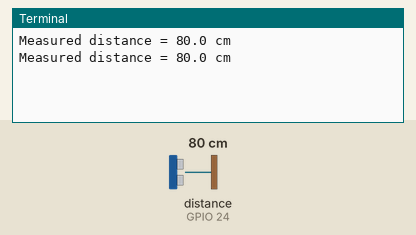
Bench run of a program on a simulated Raspberry Pi (BCM pin numbers). Parts: the last lines printed to the terminal. Inputs (shaded band) come from the test bench; at power-on: distance to the obstacle (sensor on GPIO 24) 80 cm. The echo pulse lasts 58.3 µs per cm; the clock reads 2024-03-15 10:24:30 at power-on unless the program sets it.

Above: at 1.2 s.
1.3 s: distance to the obstacle (sensor on GPIO 24) set to 2 cm
At 2.6 s:
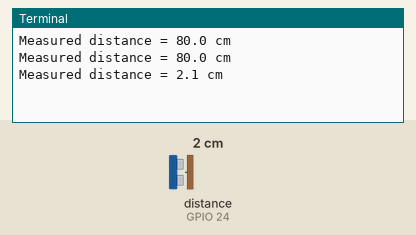
2.8 s: distance to the obstacle (sensor on GPIO 24) set to 4 cm
At 3.8 s:
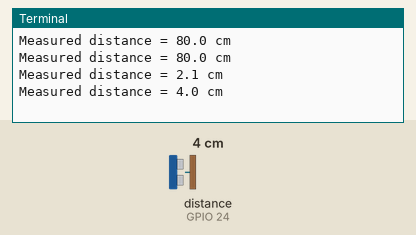
Timing chart, 0 to 5.8 s (numbered marks = the images above; inputs shaded):
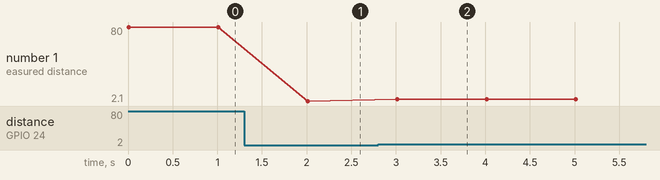

The program:

distance_sensor.py
```python
import RPi.GPIO as GPIO
import time

GPIO.setmode(GPIO.BCM)

GPIO_TRIGGER = 18
GPIO_ECHO = 24

GPIO.setup(GPIO_TRIGGER, GPIO.OUT)
GPIO.setup(GPIO_ECHO, GPIO.IN)

def distance():
	GPIO.output(GPIO_TRIGGER, True)

	time.sleep(0.00001)
	GPIO.output(GPIO_TRIGGER, False)

	start_time = time.time()
	stop_time = time.time()

	while GPIO.input(GPIO_ECHO) == 0:
		start_time = time.time()

	while GPIO.input(GPIO_ECHO) == 1:
		stop_time =  time.time()

	time_elapsed = stop_time - start_time

	distance = (time_elapsed * 34300) / 2

	return distance

if __name__ == '__main__':
	try:
		while True:
			dist = distance()
			print("Measured distance = %.1f cm" % dist)
			time.sleep(1)


	except KeyboardInterrupt:
		print("Measurement stoped by User")
		GPIO.cleanup()
```

Measured:
- after the input at 1.3 s, the terminal: prints a new line after 0.71 s (image 1)
- after the input at 2.8 s, the terminal: prints a new line after 0.21 s (image 2)
- plotted number 1: 80 → 2.1 after the input at 1.3 s, 2.1 → 4 after the input at 2.8 s
